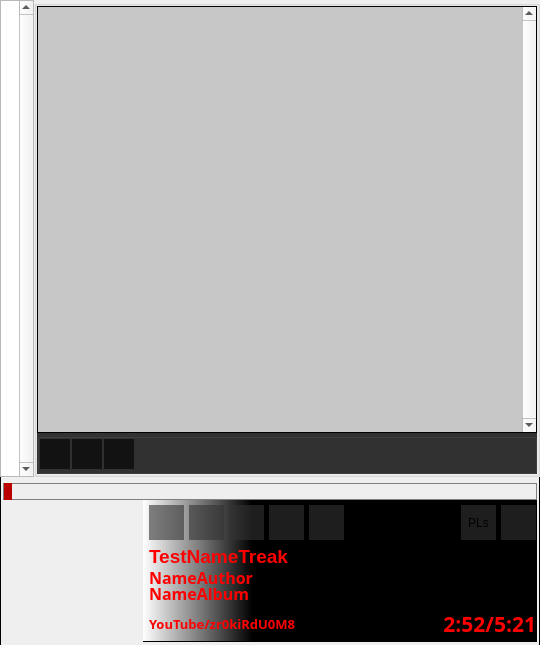
<?xml version="1.0" encoding="UTF-8"?>
<ui version="4.0">
 <class>MainWindow</class>
 <widget class="QMainWindow" name="MainWindow">
  <property name="windowModality">
   <enum>Qt::NonModal</enum>
  </property>
  <property name="geometry">
   <rect>
    <x>0</x>
    <y>0</y>
    <width>540</width>
    <height>645</height>
   </rect>
  </property>
  <property name="windowTitle">
   <string>MSMP Stream</string>
  </property>
  <property name="windowIcon">
   <iconset>
    <normaloff>icon.png</normaloff>icon.png</iconset>
  </property>
  <property name="layoutDirection">
   <enum>Qt::LeftToRight</enum>
  </property>
  <property name="styleSheet">
   <string notr="true">QMainWindown{
  background-color: rgb(0, 0, 0,255);
 color: rgb(0, 0, 0);
}
</string>
  </property>
  <property name="locale">
   <locale language="Russian" country="Belarus"/>
  </property>
  <property name="animated">
   <bool>true</bool>
  </property>
  <property name="documentMode">
   <bool>false</bool>
  </property>
  <property name="unifiedTitleAndToolBarOnMac">
   <bool>false</bool>
  </property>
  <widget class="QWidget" name="centralwidget">
   <property name="enabled">
    <bool>true</bool>
   </property>
   <property name="mouseTracking">
    <bool>true</bool>
   </property>
   <property name="tabletTracking">
    <bool>false</bool>
   </property>
   <property name="autoFillBackground">
    <bool>false</bool>
   </property>
   <property name="styleSheet">
    <string notr="true">QWidget{
  background-color: rgb(0, 0, 0,0.1);


}

QMainWindow &gt; QWidget {
    border-image : url(img/bg.png);
    background-color: rgb(0, 0, 0,255);

   /* background-image: url(img/Missing_Texture2.png); 0 0 0 0 stretch stretch;;*/
    background-size: 10px auto;
    background-attachment: fixed;
    /*background-repeat: no-repeat;*/
}
</string>
   </property>
   <layout class="QVBoxLayout" name="verticalLayout">
    <property name="spacing">
     <number>0</number>
    </property>
    <property name="leftMargin">
     <number>0</number>
    </property>
    <property name="topMargin">
     <number>0</number>
    </property>
    <property name="rightMargin">
     <number>0</number>
    </property>
    <property name="bottomMargin">
     <number>0</number>
    </property>
    <item>
     <widget class="QFrame" name="PlaylistBox">
      <property name="sizePolicy">
       <sizepolicy hsizetype="Preferred" vsizetype="Ignored">
        <horstretch>0</horstretch>
        <verstretch>0</verstretch>
       </sizepolicy>
      </property>
      <property name="maximumSize">
       <size>
        <width>16777215</width>
        <height>16777215</height>
       </size>
      </property>
      <property name="frameShape">
       <enum>QFrame::NoFrame</enum>
      </property>
      <layout class="QHBoxLayout" name="PlaylistBoxFirk">
       <property name="spacing">
        <number>0</number>
       </property>
       <property name="leftMargin">
        <number>0</number>
       </property>
       <property name="topMargin">
        <number>0</number>
       </property>
       <property name="rightMargin">
        <number>0</number>
       </property>
       <property name="bottomMargin">
        <number>0</number>
       </property>
       <item>
        <widget class="QTreeView" name="PlaylistsView">
         <property name="enabled">
          <bool>true</bool>
         </property>
         <property name="sizePolicy">
          <sizepolicy hsizetype="Ignored" vsizetype="Expanding">
           <horstretch>1</horstretch>
           <verstretch>0</verstretch>
          </sizepolicy>
         </property>
         <property name="minimumSize">
          <size>
           <width>1</width>
           <height>0</height>
          </size>
         </property>
         <property name="maximumSize">
          <size>
           <width>500</width>
           <height>16777215</height>
          </size>
         </property>
         <property name="sizeIncrement">
          <size>
           <width>0</width>
           <height>0</height>
          </size>
         </property>
         <property name="mouseTracking">
          <bool>false</bool>
         </property>
         <property name="acceptDrops">
          <bool>false</bool>
         </property>
         <property name="styleSheet">
          <string notr="true">QTreeView{
color:rgb(255, 255, 255);

}

QTreeView::branch:has-siblings:!adjoins-item {
    border-image: url(img/stylesheet-vline.png) 0;
}

QTreeView::branch:has-siblings:adjoins-item {
    border-image: url(img/stylesheet-branch-more.png) 0;
}

QTreeView::branch:!has-children:!has-siblings:adjoins-item {
    border-image: url(img/stylesheet-branch-end.png) 0;
}

QTreeView::branch:has-children:!has-siblings:closed,
QTreeView::branch:closed:has-children:has-siblings {
        border-image: none;
        image: url(img/stylesheet-branch-closed.png);
}

QTreeView::branch:open:has-children:!has-siblings,
QTreeView::branch:open:has-children:has-siblings  {
        border-image: none;
        image: url(img/stylesheet-branch-open.png);
}</string>
         </property>
         <property name="verticalScrollBarPolicy">
          <enum>Qt::ScrollBarAlwaysOn</enum>
         </property>
         <property name="animated">
          <bool>true</bool>
         </property>
         <property name="headerHidden">
          <bool>true</bool>
         </property>
        </widget>
       </item>
       <item>
        <widget class="QGroupBox" name="ViewPlaylistBox">
         <layout class="QVBoxLayout" name="verticalLayout_5">
          <property name="spacing">
           <number>0</number>
          </property>
          <property name="leftMargin">
           <number>0</number>
          </property>
          <property name="topMargin">
           <number>0</number>
          </property>
          <property name="rightMargin">
           <number>0</number>
          </property>
          <property name="bottomMargin">
           <number>0</number>
          </property>
          <item>
           <widget class="QListView" name="PlaylistView">
            <property name="minimumSize">
             <size>
              <width>500</width>
              <height>0</height>
             </size>
            </property>
            <property name="font">
             <font>
              <family>Chicago</family>
              <pointsize>10</pointsize>
              <weight>75</weight>
              <bold>true</bold>
             </font>
            </property>
            <property name="acceptDrops">
             <bool>false</bool>
            </property>
            <property name="styleSheet">
             <string notr="true">QListView{
  background-color: rgb(50, 50, 50,0.2);
  color:rgb(255, 255, 255);
  border: 1px solid;
}

QListView {
    show-decoration-selected: 1; /* make the selection span the entire width of the view */
}
/*
QListView::item:alternate {
    background: #EEEEEE;
}

QListView::item:selected {
    border: 1px solid #6a6ea9;
}

QListView::item:selected:!active {
    background: qlineargradient(x1: 0, y1: 0, x2: 0, y2: 1,
                                stop: 0 #ABAFE5, stop: 1 #8588B2);
}

QListView::item:selected:active {
    background: qlineargradient(x1: 0, y1: 0, x2: 0, y2: 1,
                                stop: 0 #6a6ea9, stop: 1 #888dd9);
}

QListView::item:hover {
    background: qlineargradient(x1: 0, y1: 0, x2: 0, y2: 1,
                                stop: 0 #FAFBFE, stop: 1 #DCDEF1);
}

*/
QListWidget {padding: 0px;}
QListWidget::item { margin: 0px; }</string>
            </property>
            <property name="verticalScrollBarPolicy">
             <enum>Qt::ScrollBarAlwaysOn</enum>
            </property>
            <property name="horizontalScrollBarPolicy">
             <enum>Qt::ScrollBarAlwaysOff</enum>
            </property>
            <property name="autoScrollMargin">
             <number>0</number>
            </property>
            <property name="editTriggers">
             <set>QAbstractItemView::NoEditTriggers</set>
            </property>
            <property name="dragEnabled">
             <bool>true</bool>
            </property>
            <property name="dragDropMode">
             <enum>QAbstractItemView::NoDragDrop</enum>
            </property>
            <property name="selectionMode">
             <enum>QAbstractItemView::ExtendedSelection</enum>
            </property>
            <property name="selectionBehavior">
             <enum>QAbstractItemView::SelectItems</enum>
            </property>
           </widget>
          </item>
          <item>
           <widget class="QGroupBox" name="PlaylistCommandBar">
            <property name="styleSheet">
             <string notr="true">QGroupBox{
   background-color:rgb(50, 50, 50);

}</string>
            </property>
            <layout class="QHBoxLayout" name="PlaylistCommandBarFirk">
             <property name="spacing">
              <number>2</number>
             </property>
             <property name="sizeConstraint">
              <enum>QLayout::SetDefaultConstraint</enum>
             </property>
             <property name="leftMargin">
              <number>0</number>
             </property>
             <property name="topMargin">
              <number>0</number>
             </property>
             <property name="rightMargin">
              <number>0</number>
             </property>
             <property name="bottomMargin">
              <number>2</number>
             </property>
             <item>
              <widget class="QPushButton" name="AddTreakPlaylist">
               <property name="minimumSize">
                <size>
                 <width>30</width>
                 <height>30</height>
                </size>
               </property>
               <property name="maximumSize">
                <size>
                 <width>30</width>
                 <height>30</height>
                </size>
               </property>
               <property name="autoFillBackground">
                <bool>false</bool>
               </property>
               <property name="styleSheet">
                <string notr="true">QPushButton{
  background-color: rgba(18, 18, 18);
  color: rgba(18, 18, 18,0);
  border: none;
}
QPushButton:hover{
  background-color: rgb(100,100, 100);
  color: rgb(100,100, 100);
  border: none;
}

QPushButton:pressed{
  background-color: rgb(200,200, 200);
  color:  rgb(200,200, 200);
  border: none;
}</string>
               </property>
               <property name="text">
                <string/>
               </property>
               <property name="icon">
                <iconset>
                 <normaloff>img/add-open.png</normaloff>img/add-open.png</iconset>
               </property>
               <property name="iconSize">
                <size>
                 <width>30</width>
                 <height>30</height>
                </size>
               </property>
               <property name="shortcut">
                <string notr="true"/>
               </property>
              </widget>
             </item>
             <item>
              <widget class="QPushButton" name="RemoveTreakPlaylist">
               <property name="minimumSize">
                <size>
                 <width>30</width>
                 <height>30</height>
                </size>
               </property>
               <property name="maximumSize">
                <size>
                 <width>30</width>
                 <height>30</height>
                </size>
               </property>
               <property name="styleSheet">
                <string notr="true">QPushButton{
  background-color: rgb(18, 18, 18);
  color: rgba(18, 18, 18,0);
  border: none;
}
QPushButton:hover{
  background-color: rgb(100,100, 100);
  border: none;
}

QPushButton:pressed{
  background-color: rgb(200,200, 200);
  border: none;

}</string>
               </property>
               <property name="icon">
                <iconset>
                 <normaloff>img/remove.png</normaloff>img/remove.png</iconset>
               </property>
               <property name="iconSize">
                <size>
                 <width>30</width>
                 <height>30</height>
                </size>
               </property>
               <property name="shortcut">
                <string notr="true"/>
               </property>
              </widget>
             </item>
             <item>
              <widget class="QPushButton" name="MenuPlaylist">
               <property name="minimumSize">
                <size>
                 <width>30</width>
                 <height>30</height>
                </size>
               </property>
               <property name="maximumSize">
                <size>
                 <width>30</width>
                 <height>30</height>
                </size>
               </property>
               <property name="styleSheet">
                <string notr="true">QPushButton{
  background-color: rgb(18, 18, 18);
  color: rgba(18, 18, 18,0);
  border: none;
}
QPushButton:hover{
  background-color: rgb(100,100, 100);
  border: none;
}

QPushButton:pressed{
  background-color: rgb(200,200, 200);
  border: none;

}</string>
               </property>
               <property name="text">
                <string/>
               </property>
               <property name="icon">
                <iconset>
                 <normaloff>img/menuplaylist.png</normaloff>img/menuplaylist.png</iconset>
               </property>
               <property name="iconSize">
                <size>
                 <width>30</width>
                 <height>30</height>
                </size>
               </property>
               <property name="shortcut">
                <string notr="true"/>
               </property>
              </widget>
             </item>
             <item>
              <spacer name="horizontalSpacer_3">
               <property name="orientation">
                <enum>Qt::Horizontal</enum>
               </property>
               <property name="sizeType">
                <enum>QSizePolicy::Expanding</enum>
               </property>
               <property name="sizeHint" stdset="0">
                <size>
                 <width>40</width>
                 <height>20</height>
                </size>
               </property>
              </spacer>
             </item>
            </layout>
           </widget>
          </item>
         </layout>
        </widget>
       </item>
      </layout>
     </widget>
    </item>
    <item>
     <widget class="QGroupBox" name="PlayerBox">
      <property name="minimumSize">
       <size>
        <width>0</width>
        <height>0</height>
       </size>
      </property>
      <property name="maximumSize">
       <size>
        <width>16777215</width>
        <height>16777215</height>
       </size>
      </property>
      <property name="styleSheet">
       <string notr="true">QGroupBox{
   border:1px solid;
   border-color:rgb(0,0,0);
   border-top:0; 
   border-bottom:0;
   backgorund-color:rgb(100, 100, 100,1);
}</string>
      </property>
      <layout class="QVBoxLayout" name="verticalLayout_4">
       <property name="spacing">
        <number>0</number>
       </property>
       <property name="leftMargin">
        <number>0</number>
       </property>
       <property name="topMargin">
        <number>0</number>
       </property>
       <property name="rightMargin">
        <number>0</number>
       </property>
       <property name="bottomMargin">
        <number>0</number>
       </property>
       <item>
        <widget class="QSlider" name="ProgressBarTreakSlider">
         <property name="autoFillBackground">
          <bool>false</bool>
         </property>
         <property name="styleSheet">
          <string notr="true">
QSlider{
background-color: rgba(0,0,0,0);
border: 1px solid;
 border-color:rgb(128, 128, 128);
}
/*
QSlider::groove:horizontal {
    border: 1px solid;
    height: 22px;
    margin: 0px;
    border-color:rgb(128, 128, 128);
    }
QSlider::handle:horizontal {
    background-color: white;
    height: 40px;
    width: 5px;
    margin: -15px 0px;
   
    }
*/

QSlider{
            }
            QSlider::groove:horizontal {  
                 height: 22px;
                margin: 0px;
                border-radius: 0px;
                background: rgba(0,0,0,0);
            }
            QSlider::handle:horizontal {
                background: #b00;
                width: 8px;
                border-radius: 0px;
            }
            QSlider::sub-page:qlineargradient {
                background: #fff;
                border-radius: 0px;
            }</string>
         </property>
         <property name="maximum">
          <number>1000</number>
         </property>
         <property name="singleStep">
          <number>300</number>
         </property>
         <property name="orientation">
          <enum>Qt::Horizontal</enum>
         </property>
        </widget>
       </item>
       <item>
        <layout class="QHBoxLayout" name="horizontalLayout">
         <property name="spacing">
          <number>0</number>
         </property>
         <property name="rightMargin">
          <number>0</number>
         </property>
         <property name="bottomMargin">
          <number>0</number>
         </property>
         <item>
          <widget class="QFrame" name="Visualframe">
           <property name="enabled">
            <bool>true</bool>
           </property>
           <property name="minimumSize">
            <size>
             <width>140</width>
             <height>140</height>
            </size>
           </property>
           <property name="maximumSize">
            <size>
             <width>140</width>
             <height>140</height>
            </size>
           </property>
           <property name="frameShape">
            <enum>QFrame::NoFrame</enum>
           </property>
           <property name="frameShadow">
            <enum>QFrame::Plain</enum>
           </property>
           <widget class="QLabel" name="AlbumImg">
            <property name="geometry">
             <rect>
              <x>0</x>
              <y>0</y>
              <width>140</width>
              <height>140</height>
             </rect>
            </property>
            <property name="minimumSize">
             <size>
              <width>140</width>
              <height>140</height>
             </size>
            </property>
            <property name="maximumSize">
             <size>
              <width>140</width>
              <height>140</height>
             </size>
            </property>
            <property name="text">
             <string/>
            </property>
            <property name="pixmap">
             <pixmap>img/Missing_Texture2.png</pixmap>
            </property>
            <property name="scaledContents">
             <bool>false</bool>
            </property>
            <property name="alignment">
             <set>Qt::AlignCenter</set>
            </property>
           </widget>
           <widget class="QPushButton" name="MSMPmenu">
            <property name="geometry">
             <rect>
              <x>0</x>
              <y>0</y>
              <width>30</width>
              <height>30</height>
             </rect>
            </property>
            <property name="styleSheet">
             <string notr="true"> 
QPushButton{
  background-color: rgba(18, 18, 18,0);
  color: rgba(18, 18, 18,0);
  border: none;
}
QPushButton:hover{
  background-color: rgb(100,100, 100);
  color: rgb(100,100, 100);
  border: none;
  border-image : url(icon.png);
}

QPushButton:pressed{
  background-color: rgb(200,200, 200);
  color:  rgb(200,200, 200);
  border: none;
  border-image : url(icon.png);
}
</string>
            </property>
            <property name="text">
             <string notr="true"/>
            </property>
            <property name="iconSize">
             <size>
              <width>30</width>
              <height>30</height>
             </size>
            </property>
            <property name="shortcut">
             <string notr="true"/>
            </property>
            <property name="autoRepeat">
             <bool>false</bool>
            </property>
            <property name="autoExclusive">
             <bool>false</bool>
            </property>
            <property name="flat">
             <bool>true</bool>
            </property>
           </widget>
          </widget>
         </item>
         <item>
          <widget class="QGroupBox" name="ContorlPanel">
           <property name="minimumSize">
            <size>
             <width>0</width>
             <height>142</height>
            </size>
           </property>
           <property name="maximumSize">
            <size>
             <width>16777215</width>
             <height>142</height>
            </size>
           </property>
           <property name="styleSheet">
            <string notr="true">QGroupBox{
   background-color:qlineargradient(spread:pad, x1:0.278, y1:1, x2:0, y2:1, stop:0 rgba(0, 0, 0, 255), stop:1 rgba(255, 255, 255, 255));
   color:rgb(0,0,0);
   border:none;
   border-bottom: 1px solid;
}</string>
           </property>
           <layout class="QVBoxLayout" name="ControlPanelFirk">
            <property name="spacing">
             <number>0</number>
            </property>
            <property name="leftMargin">
             <number>0</number>
            </property>
            <property name="topMargin">
             <number>0</number>
            </property>
            <property name="rightMargin">
             <number>0</number>
            </property>
            <property name="bottomMargin">
             <number>0</number>
            </property>
            <item>
             <layout class="QHBoxLayout" name="horizontalLayout_2">
              <property name="spacing">
               <number>5</number>
              </property>
              <property name="leftMargin">
               <number>5</number>
              </property>
              <property name="topMargin">
               <number>5</number>
              </property>
              <property name="bottomMargin">
               <number>5</number>
              </property>
              <item>
               <widget class="QPushButton" name="PreviousTreakButton">
                <property name="minimumSize">
                 <size>
                  <width>35</width>
                  <height>35</height>
                 </size>
                </property>
                <property name="maximumSize">
                 <size>
                  <width>35</width>
                  <height>35</height>
                 </size>
                </property>
                <property name="styleSheet">
                 <string notr="true">QPushButton{
  background-color: rgb(50, 50, 50,0.6);
  border: none;
}
QPushButton:hover{
  background-color: rgb(100,100, 100);
  border: none;
}

QPushButton:pressed{
  background-color: rgb(200,200, 200);
  border: none;

}</string>
                </property>
                <property name="text">
                 <string/>
                </property>
                <property name="icon">
                 <iconset>
                  <normaloff>img/previous.png</normaloff>img/previous.png</iconset>
                </property>
                <property name="iconSize">
                 <size>
                  <width>30</width>
                  <height>30</height>
                 </size>
                </property>
               </widget>
              </item>
              <item>
               <widget class="QPushButton" name="PlayButton">
                <property name="minimumSize">
                 <size>
                  <width>35</width>
                  <height>35</height>
                 </size>
                </property>
                <property name="maximumSize">
                 <size>
                  <width>35</width>
                  <height>35</height>
                 </size>
                </property>
                <property name="styleSheet">
                 <string notr="true">QPushButton{
  background-color: rgb(50, 50, 50,0.6);
  border: none;
}
QPushButton:hover{
  background-color: rgb(100,100, 100);
  border: none;
}

QPushButton:pressed{
  background-color: rgb(200,200, 200);
  border: none;

}</string>
                </property>
                <property name="text">
                 <string/>
                </property>
                <property name="icon">
                 <iconset>
                  <normaloff>img/play.png</normaloff>img/play.png</iconset>
                </property>
                <property name="iconSize">
                 <size>
                  <width>30</width>
                  <height>30</height>
                 </size>
                </property>
               </widget>
              </item>
              <item>
               <widget class="QPushButton" name="NextTreakButton">
                <property name="minimumSize">
                 <size>
                  <width>35</width>
                  <height>35</height>
                 </size>
                </property>
                <property name="maximumSize">
                 <size>
                  <width>35</width>
                  <height>35</height>
                 </size>
                </property>
                <property name="styleSheet">
                 <string notr="true">QPushButton{
  background-color: rgb(50, 50, 50,0.6);
  border: none;
}
QPushButton:hover{
  background-color: rgb(100,100, 100);
  border: none;
}

QPushButton:pressed{
  background-color: rgb(200,200, 200);
  border: none;

}</string>
                </property>
                <property name="text">
                 <string/>
                </property>
                <property name="icon">
                 <iconset>
                  <normaloff>img/next.png</normaloff>img/next.png</iconset>
                </property>
                <property name="iconSize">
                 <size>
                  <width>30</width>
                  <height>30</height>
                 </size>
                </property>
               </widget>
              </item>
              <item>
               <widget class="QPushButton" name="PauseButton">
                <property name="minimumSize">
                 <size>
                  <width>35</width>
                  <height>35</height>
                 </size>
                </property>
                <property name="maximumSize">
                 <size>
                  <width>35</width>
                  <height>35</height>
                 </size>
                </property>
                <property name="styleSheet">
                 <string notr="true">QPushButton{
  background-color: rgb(50, 50, 50,0.6);
  border: none;
}
QPushButton:hover{
  background-color: rgb(100,100, 100);
  border: none;
}

QPushButton:pressed{
  background-color: rgb(200,200, 200);
  border: none;

}</string>
                </property>
                <property name="text">
                 <string/>
                </property>
                <property name="icon">
                 <iconset>
                  <normaloff>img/pause.png</normaloff>img/pause.png</iconset>
                </property>
                <property name="iconSize">
                 <size>
                  <width>30</width>
                  <height>30</height>
                 </size>
                </property>
               </widget>
              </item>
              <item>
               <widget class="QPushButton" name="StopButton">
                <property name="minimumSize">
                 <size>
                  <width>35</width>
                  <height>35</height>
                 </size>
                </property>
                <property name="maximumSize">
                 <size>
                  <width>35</width>
                  <height>35</height>
                 </size>
                </property>
                <property name="styleSheet">
                 <string notr="true">QPushButton{
  background-color: rgb(50, 50, 50,0.6);
  border: none;
}
QPushButton:hover{
  background-color: rgb(100,100, 100);
  border: none;
}

QPushButton:pressed{
  background-color: rgb(200,200, 200);
  border: none;

}</string>
                </property>
                <property name="text">
                 <string/>
                </property>
                <property name="icon">
                 <iconset>
                  <normaloff>img/stop.png</normaloff>img/stop.png</iconset>
                </property>
                <property name="iconSize">
                 <size>
                  <width>30</width>
                  <height>30</height>
                 </size>
                </property>
               </widget>
              </item>
              <item>
               <spacer name="horizontalSpacer_2">
                <property name="orientation">
                 <enum>Qt::Horizontal</enum>
                </property>
                <property name="sizeHint" stdset="0">
                 <size>
                  <width>0</width>
                  <height>0</height>
                 </size>
                </property>
               </spacer>
              </item>
              <item>
               <widget class="QPushButton" name="ButtonShowPlSelector">
                <property name="minimumSize">
                 <size>
                  <width>35</width>
                  <height>35</height>
                 </size>
                </property>
                <property name="maximumSize">
                 <size>
                  <width>35</width>
                  <height>35</height>
                 </size>
                </property>
                <property name="mouseTracking">
                 <bool>true</bool>
                </property>
                <property name="styleSheet">
                 <string notr="true">QPushButton{
  background-color: rgb(50, 50, 50,0.6);
  border: none;
}
QPushButton:hover{
  background-color: rgb(100,100, 100);
  border: none;
}

QPushButton:pressed{
  background-color: rgb(200,200, 200);
  border: none;

}</string>
                </property>
                <property name="text">
                 <string>PLs</string>
                </property>
                <property name="iconSize">
                 <size>
                  <width>30</width>
                  <height>30</height>
                 </size>
                </property>
               </widget>
              </item>
              <item>
               <widget class="QPushButton" name="PlayModeTreak">
                <property name="minimumSize">
                 <size>
                  <width>35</width>
                  <height>35</height>
                 </size>
                </property>
                <property name="maximumSize">
                 <size>
                  <width>35</width>
                  <height>35</height>
                 </size>
                </property>
                <property name="styleSheet">
                 <string notr="true">QPushButton{
  background-color: rgb(50, 50, 50,0.6);
  border: none;
}
QPushButton:hover{
  background-color: rgb(100,100, 100);
  border: none;
}

QPushButton:pressed{
  background-color: rgb(200,200, 200);
  border: none;

}</string>
                </property>
                <property name="text">
                 <string/>
                </property>
                <property name="icon">
                 <iconset>
                  <normaloff>img/nexttreak.png</normaloff>img/nexttreak.png</iconset>
                </property>
                <property name="iconSize">
                 <size>
                  <width>30</width>
                  <height>30</height>
                 </size>
                </property>
               </widget>
              </item>
             </layout>
            </item>
            <item>
             <layout class="QHBoxLayout" name="horizontalLayout_3">
              <property name="spacing">
               <number>0</number>
              </property>
              <property name="leftMargin">
               <number>5</number>
              </property>
              <item>
               <layout class="QVBoxLayout" name="verticalLayout_3">
                <property name="spacing">
                 <number>0</number>
                </property>
                <item>
                 <widget class="QLabel" name="TreakName">
                  <property name="sizePolicy">
                   <sizepolicy hsizetype="Ignored" vsizetype="Preferred">
                    <horstretch>1</horstretch>
                    <verstretch>0</verstretch>
                   </sizepolicy>
                  </property>
                  <property name="minimumSize">
                   <size>
                    <width>0</width>
                    <height>0</height>
                   </size>
                  </property>
                  <property name="maximumSize">
                   <size>
                    <width>16777215</width>
                    <height>16777215</height>
                   </size>
                  </property>
                  <property name="font">
                   <font>
                    <pointsize>14</pointsize>
                    <weight>75</weight>
                    <bold>true</bold>
                   </font>
                  </property>
                  <property name="styleSheet">
                   <string notr="true">QLabel{
background-color: rgba(0,0,0,0);
color:rgba(255, 0, 0)
}</string>
                  </property>
                  <property name="text">
                   <string>TestNameTreak</string>
                  </property>
                 </widget>
                </item>
                <item>
                 <widget class="QLabel" name="AuthorName">
                  <property name="sizePolicy">
                   <sizepolicy hsizetype="Ignored" vsizetype="Preferred">
                    <horstretch>1</horstretch>
                    <verstretch>0</verstretch>
                   </sizepolicy>
                  </property>
                  <property name="maximumSize">
                   <size>
                    <width>16777215</width>
                    <height>18</height>
                   </size>
                  </property>
                  <property name="font">
                   <font>
                    <family>Chicago</family>
                    <pointsize>12</pointsize>
                    <weight>75</weight>
                    <bold>true</bold>
                   </font>
                  </property>
                  <property name="styleSheet">
                   <string notr="true">QLabel{
background-color: rgba(0,0,0,0);
color:rgba(255, 0, 0)
}</string>
                  </property>
                  <property name="text">
                   <string>NameAuthor</string>
                  </property>
                 </widget>
                </item>
                <item>
                 <widget class="QLabel" name="AlbumName">
                  <property name="sizePolicy">
                   <sizepolicy hsizetype="Ignored" vsizetype="Preferred">
                    <horstretch>1</horstretch>
                    <verstretch>0</verstretch>
                   </sizepolicy>
                  </property>
                  <property name="maximumSize">
                   <size>
                    <width>16777215</width>
                    <height>15</height>
                   </size>
                  </property>
                  <property name="font">
                   <font>
                    <family>Chicago</family>
                    <pointsize>12</pointsize>
                    <weight>75</weight>
                    <bold>true</bold>
                   </font>
                  </property>
                  <property name="mouseTracking">
                   <bool>false</bool>
                  </property>
                  <property name="styleSheet">
                   <string notr="true">QLabel{
background-color: rgba(0,0,0,0);
color:rgba(255, 0, 0)
}</string>
                  </property>
                  <property name="text">
                   <string>NameAlbum</string>
                  </property>
                 </widget>
                </item>
               </layout>
              </item>
             </layout>
            </item>
            <item>
             <layout class="QVBoxLayout" name="verticalLayout_6">
              <property name="spacing">
               <number>0</number>
              </property>
              <property name="leftMargin">
               <number>5</number>
              </property>
              <property name="bottomMargin">
               <number>0</number>
              </property>
              <item>
               <layout class="QHBoxLayout" name="horizontalLayout_4">
                <property name="spacing">
                 <number>0</number>
                </property>
                <property name="topMargin">
                 <number>5</number>
                </property>
                <item>
                 <widget class="QLabel" name="DataPath">
                  <property name="font">
                   <font>
                    <family>Chicago</family>
                    <pointsize>10</pointsize>
                    <weight>75</weight>
                    <bold>true</bold>
                   </font>
                  </property>
                  <property name="styleSheet">
                   <string notr="true">QLabel{
background-color: rgba(0,0,0,0);
color:rgba(255, 0, 0)
}</string>
                  </property>
                  <property name="text">
                   <string>YouTube/zr0kiRdU0M8</string>
                  </property>
                 </widget>
                </item>
                <item>
                 <spacer name="horizontalSpacer_4">
                  <property name="orientation">
                   <enum>Qt::Horizontal</enum>
                  </property>
                  <property name="sizeHint" stdset="0">
                   <size>
                    <width>40</width>
                    <height>20</height>
                   </size>
                  </property>
                 </spacer>
                </item>
                <item>
                 <widget class="QLabel" name="TimePlayCounter">
                  <property name="font">
                   <font>
                    <family>Chicago</family>
                    <pointsize>16</pointsize>
                    <weight>75</weight>
                    <bold>true</bold>
                   </font>
                  </property>
                  <property name="styleSheet">
                   <string notr="true">QLabel{
background-color: rgba(0,0,0,0);
color:rgba(255, 0, 0)
}</string>
                  </property>
                  <property name="text">
                   <string>2:52/5:21</string>
                  </property>
                  <property name="alignment">
                   <set>Qt::AlignRight|Qt::AlignTrailing|Qt::AlignVCenter</set>
                  </property>
                 </widget>
                </item>
               </layout>
              </item>
             </layout>
            </item>
           </layout>
          </widget>
         </item>
        </layout>
       </item>
      </layout>
     </widget>
    </item>
   </layout>
  </widget>
  <action name="actionSettings">
   <property name="text">
    <string>Settings</string>
   </property>
  </action>
 </widget>
 <resources/>
 <connections/>
</ui>
